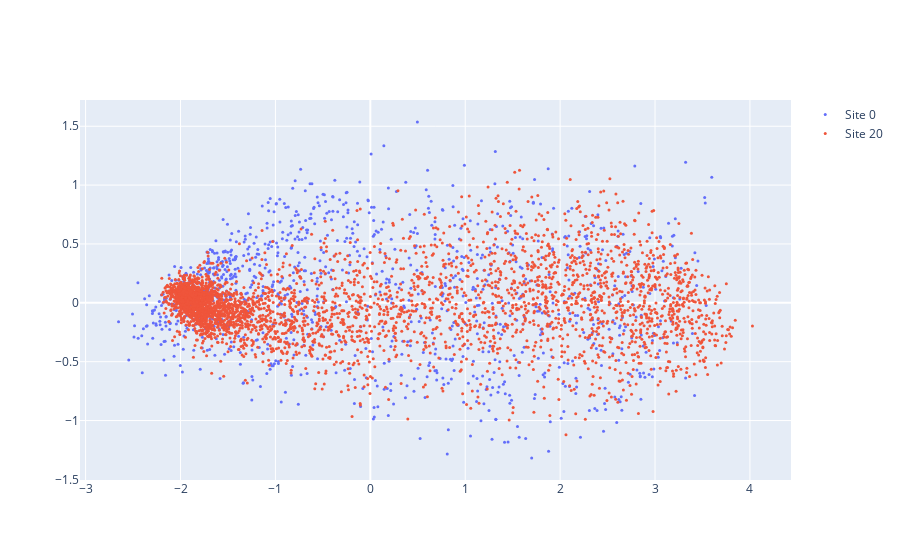

Notebook code cell kept with this figure:
### Code cell
from plotly import graph_objects as go

fig = go.Figure()

fig.add_trace(go.Scatter(x=mean[:1095,0], y=mean[:1095,1],
                    mode='markers',
                    name='Site 0', 
                    marker=dict(size=3)))
fig.add_trace(go.Scatter(x=mean[1095:,0], y=mean[1095:,1],
                    mode='markers',
                    name='Site 20', 
                    marker=dict(size=3)))

### Figure 1 — Plotly figure (JSON) as saved in the notebook; plotly's stock layout.template omitted (floating-point values rounded to 4 significant figures; data arrays with more than 128 entries replaced by an {"elided": "..."} marker saying what was removed)
{"data": [{"marker": {"size": 3}, "mode": "markers", "name": "Site 0", "type": "scatter", "x": {"elided": "1095 float values"}, "y": {"elided": "1095 float values"}}, {"marker": {"size": 3}, "mode": "markers", "name": "Site 20", "type": "scatter", "x": {"elided": "3652 float values"}, "y": {"elided": "3652 float values"}}], "layout": {}}
